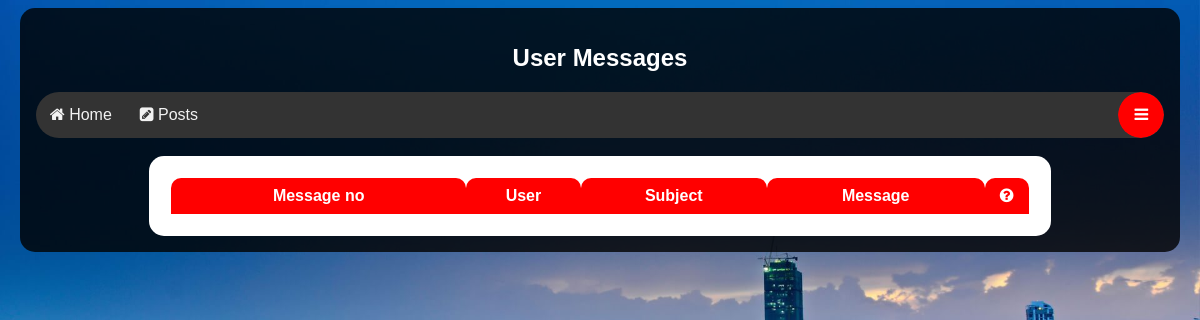
Page /GarbageCollectionSystem/UserMessages.php (signed in) on the earlier database version.
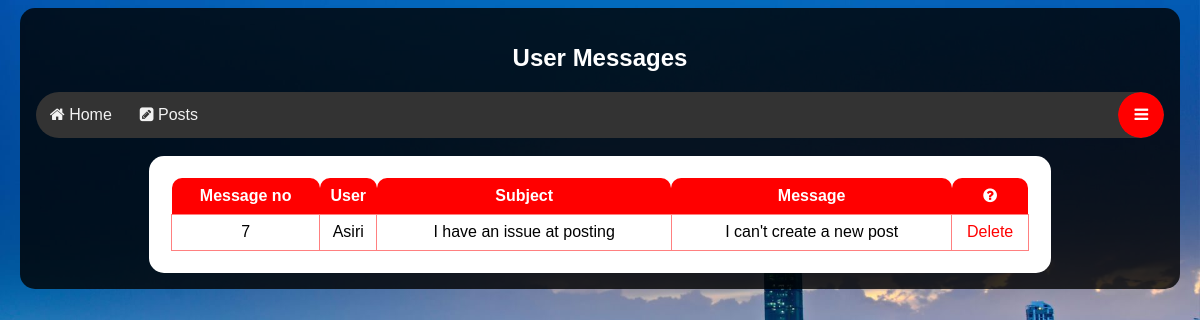
Same page on the later database version.
### tables this page shows
CREATE TABLE `UserMessages` (
  `MessageNo` int(11) NOT NULL,
  `UserName` varchar(25) NOT NULL,
  `Subject` varchar(100) NOT NULL,
  `Message` varchar(250) NOT NULL
);

### GarbageCollectionSystem/UserMessages.php (the view, shortened to what this page needs)
<?php
include('connection.php');
?>
<!DOCTYPE html>
<html>
<head>
	<link rel="stylesheet" type="text/css" href="style.css">
   <link rel="stylesheet" href="https://cdnjs.cloudflare.com/ajax/libs/font-awesome/4.7.0/css/font-awesome.min.css">
</head>
<body>
<div class="containerContent">
		<h2 style="text-align: center;">User Messages</h2>
<div class="navigationbar" id="navbar">
  <a href="WelcomePageAdmin.php"><i class="fa fa-home"></i> Home</a>
  <a href="PostsPageAdmin.php"><i class="fa fa-pencil-square"></i> Posts</a>
  <div class="profileMenu">
    <button class="profileButton" id="active"><i class="fa fa-bars"></i></button>
  </div>
</div>
<?php
$result = mysqli_query($connection,"SELECT * FROM UserMessages ORDER BY MessageNo DESC");
echo "<br>";
echo "<div id='tablecontainer'>";
echo "<table id='table'>
<tr>
<th>Message no</th>
<th>User</th>
<th>Subject</th>
<th>Message</th>
<th><i class='fa fa-question-circle'></i></th>
</tr>";
while($row = mysqli_fetch_array($result))
{
  @$MessageNo=$row['MessageNo'];
echo "<tr>";
echo "<td>".$row['MessageNo']."</td>";
echo "<td id='pn'>" . $row['UserName'] . "</td>";
echo "<td>" . $row['Subject'] . "</td>";
echo "<td>".$row['Message']."</td>";
echo "<td><a href='deleteUserMessage.php?MessageNo=$MessageNo' style='text-decoration: none;'>" . "Delete" . "</td>";
echo "</tr>";
}
echo "</table>";
echo "</div>";
?>
</div>
</body>
</html>

Differences in the rows shown:
added usermessages: MessageNo "7", UserName "Asiri", Subject "I have an issue at posting", Message "I can't create a new post"
